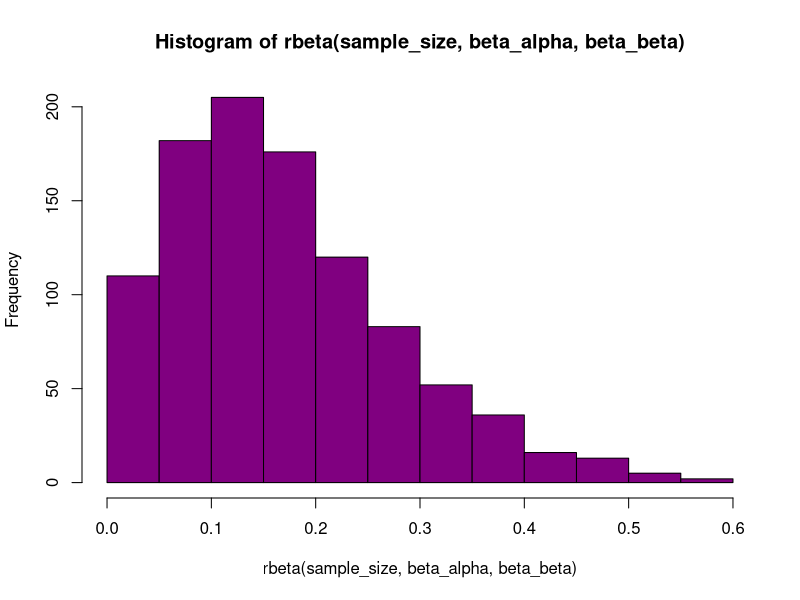
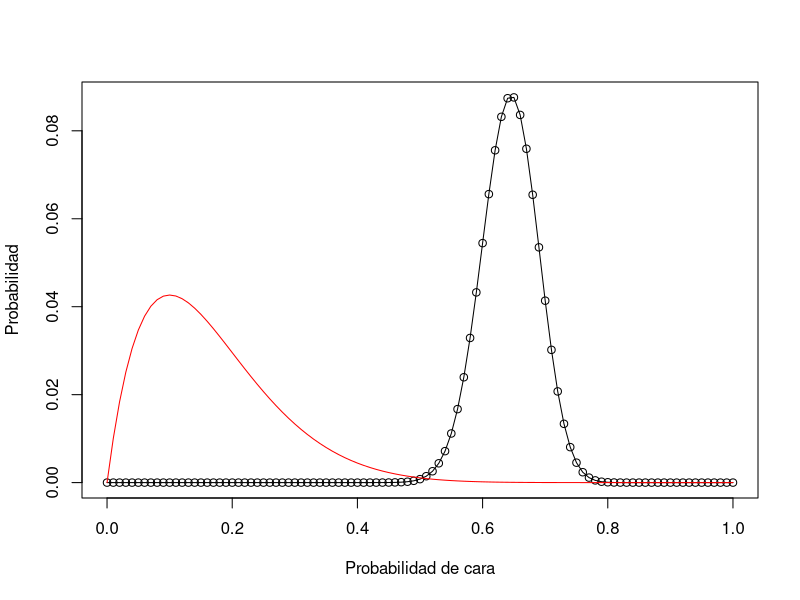
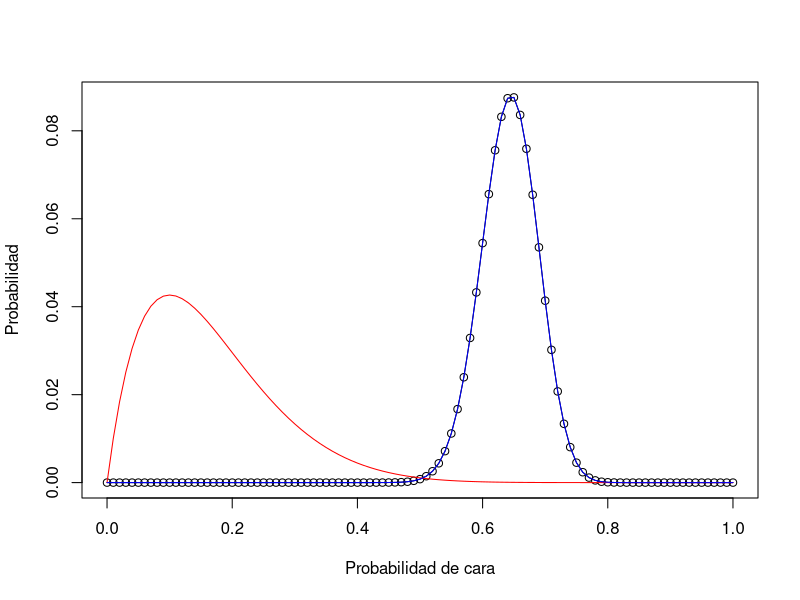

Reproduce these figures in R, in order.
## ---- chunk 1
#| label: setup

monedas <- 100
caras <- seq(0, monedas, 1)
p_cara <- seq(0, 1, 0.01)
sample_size <- 1000

beta_alpha <- 2
beta_beta <- 10
hist(rbeta(sample_size, beta_alpha, beta_beta), col = "#800080")

df <- as.data.frame(expand.grid(caras, p_cara))
names(df) <- c("caras", "p_cara")
## ---- chunk 2
#| label: posterior1
df$prior <- dbeta(df$p_cara, beta_alpha, beta_beta)
# df$prior <- dunif(df$p_cara)

df$likelihood <- dbinom(df$caras, monedas, df$p_cara)

df$posteriori <- df$likelihood * df$prior
df$std_posteriori <- df$posteriori / sum(df$posteriori)


caras_observadas <- 70
plot(df$p_cara[df$caras == caras_observadas], 
     df$posteriori[df$caras == caras_observadas] / sum(df$posteriori[df$caras == caras_observadas]), 
     type = "o", xlab = "Probabilidad de cara", ylab = "Probabilidad")
lines(df$p_cara[df$caras == caras_observadas], 
      df$prior[df$caras == caras_observadas] / sum(df$prior[df$caras == caras_observadas]), 
      col = "red")

## ---- chunk 3
#| label: posteriori
posteriori_simulation <- dbeta(df$p_cara[df$caras == caras_observadas], 
                               beta_alpha + caras_observadas, 
                               beta_beta + monedas - caras_observadas)

posteriori_simulation <- posteriori_simulation / sum(posteriori_simulation)

plot(df$p_cara[df$caras == caras_observadas], 
     df$posteriori[df$caras == caras_observadas] / sum(df$posteriori[df$caras == caras_observadas]), 
     type = "o", xlab = "Probabilidad de cara", ylab = "Probabilidad")
lines(df$p_cara[df$caras == caras_observadas], 
      df$prior[df$caras == caras_observadas] / sum(df$prior[df$caras == caras_observadas]), 
      col = "red")
lines(df$p_cara[df$caras == caras_observadas], 
      posteriori_simulation, col = "blue")
